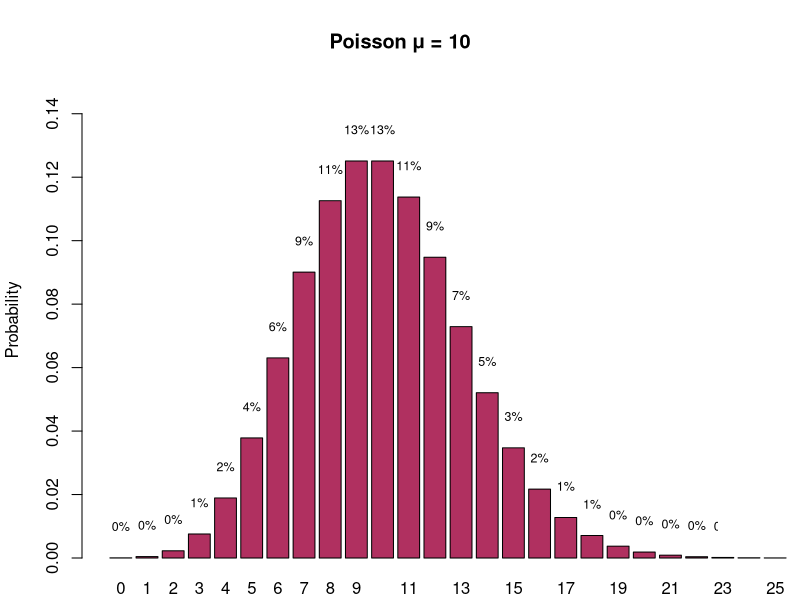

Write the R code that produced this figure.




rm(list=ls())
mu <- 10
xmax <-25
ymax <- 0.15
xx <- c(seq(0,xmax,1))

yb <- dpois(xx, mu)

par(mar=c(2.1,4.1,4.1,4.1))

b <- barplot(yb, xlim=c(0,xmax+2), ylab = "Probability", xlab="x", col='maroon', ylim=c(0,ymax),
             main = paste0("Poisson \u03BC = ", mu, sep=""),
              names.arg= as.character(xx))

 x <- 0:length(b)    #  % on top of bars
 y1 <- yb + 0.01
 z <- round(yb,2) *100
 z <- paste0(z,"%")
 text(x=b[x+1],y=(y1),labels=z, cex = .75)
